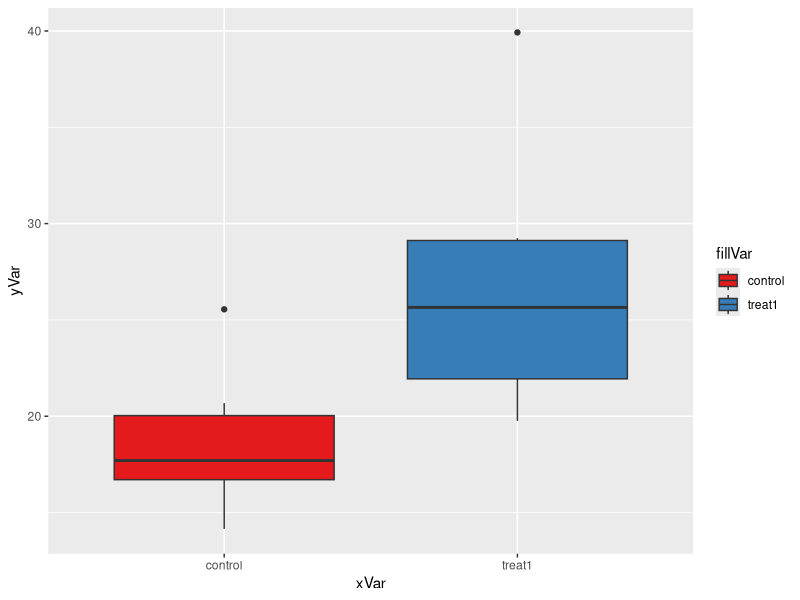

Generate this figure with R:
## ---- chunk 1

# first, call the libraries I want to use for this assignment
library(ggplot2)
library(RColorBrewer)
library(reshape2)

# Next, create necessary variables
nGroup <- 2 # 2 dif treatment groups
nName <- c("Control", "Treat1") # name the treatments 
nSize <- c(6,6) # both are n = 6
nMean <- c(19, 27) # mean response in each group
nSD <- c(3,6) # variance in each group
ID <- 1:(sum(nSize)) # a collumn of unique IDs is good to have

# creating the data in a list 
resVar <- c(rnorm(n=nSize[1],mean=nMean[1],sd=nSD[1]),
            rnorm(n=nSize[2],mean=nMean[2],sd=nSD[2]))

# group name will repeat the same number of times as we set the size of each group aka 6 Controls and 6 Treat1 
TGroup <- rep(nName, nSize)

# creating the data frame 
ANOdata <- data.frame(ID,TGroup,resVar)
## ---- chunk 2
###############################################################
# FUNCTION: dataCreate
# creates: similates a data frame with means, sample size, and variances that I set 
# input: mean, n, and sd for 2 treatments 
# output: data frame with 3 columns labeled Treatment, respVar, and ID 
#--------------------------------------------------------------
dataCreate <- function(mean1=mean1,mean2=27,
                       n1=6,n2=6,
                       sd1=3,sd2=6){
  mydf <- data.frame(control=rnorm(mean=mean1,n=n1,sd=sd1),
                     treat1=rnorm(mean=mean2,n=n2,sd=sd2))
  myDF <- melt(mydf)
  myDF$ID <- seq.int(nrow(myDF))
  names(myDF) <- c("Treatment","respVar","ID")
  return(myDF)
}
###############################################################

# call on the function dataCreate I just made
ANOdf <- dataCreate(mean1=19)

## ---- chunk 3
###############################################################
# FUNCTION: analyzeANO
# calculates: ANOVA analysis 
# input: a data frame (default is ANOdf) 
# output: summary of the ANOVA analysis: Sum Sq, Sum Mean Sq, F value, and p value
#--------------------------------------------------------------
analyzeANO <- function(data = ANOdf){
  ANOanalysis <- aov(respVar~Treatment, data = data)
  summary(ANOanalysis)
}
##############################################################

# now calling my function
analyzeANO()

# testing the function using the code from class to see if it did what I wanted 
ANOmodel <- aov(respVar~Treatment, data=ANOdf)
summary(ANOmodel) 
## ---- chunk 4
# now writing a function to create a useful graph of the data 
# NOTE: I had to troubleshoot this a lot because at first I couldn't do the function without specifying that each variable after data=ANOdf was a column in the data frame ANOdf
# one way around this is how Lauren set up her functions which was to not name the columns in her first function and then for each sequential function the first time of code after setting up which dataframe to use was to name the columns
# I did it differently by naming the columns Treatment, respVar, and ID from the beginning function and there was no problem in the analyzeANO function because the only variable to call on was the data frame ANOdf, but I ran into issues with my plot function because xVar,yVar, and fillVar are at the beginning of the function and it didn't know that I wanted to use ANOdf yet. The simple workaround was to call each column for each variable with the '$"

###############################################################
# FUNCTION: ANOplot
# creates: box plot of the two treatments in ANOdf
# input: data frame, xVar, yVar, fillVar  
# output: ggplot box plot  
#--------------------------------------------------------------
ANOplot <- function(data=ANOdf, 
                    xVar=ANOdf$Treatment, 
                    yVar=ANOdf$respVar, 
                    fillVar=ANOdf$Treatment){
  ANObox <- ggplot(data=data, 
                   aes(x=xVar,y=yVar,fill=fillVar))+
    geom_boxplot()+
    scale_fill_brewer(palette="Set1")
    
  print(ANObox)
}

p1 <- ANOplot()

# test code while trying to write my function 
#ANOPlot <- ggplot(data=ANOdf, aes(x=Treatment,y=respVar,fill=Treatment))+
  #geom_boxplot()+
  #scale_fill_brewer(palette="Set1")
#ANOPlot
## ---- chunk 5
# trying multiple times with the original mean of 19 
ANOdf <- dataCreate(mean1=19)

# call the analyze function to run the ANOVA
analyzeANO()
# (1) 0.05 yes (2) 0.001 yes (3) 0.001, yes (4) 0.001, yes (5) 0, yes (6) 0.01, yes (7) 0.01, yes (8) 0.01, yes (9) 0.001, yes (10) 0, yes 

## ---- chunk 6
# let's try with a larger mean1 
ANOdf <- dataCreate(mean1=22)
# call the analyze function to run the ANOVA
analyzeANO()
# (1) p = 0.01, yes (2) no (3) no (4) no 
## ---- chunk 7
# even larger mean1
ANOdf <- dataCreate(mean1=24)
# call the analyze function to run the ANOVA
analyzeANO()
# not significant 
## ---- chunk 8
# mean1 that is 1 higher than original 
ANOdf <- dataCreate(mean1=20)
# call the analyze function to run the ANOVA
analyzeANO()
# (1) p = 0.001, yes (2) 0.01, yes (3) no (4) no (5) no (6) no (7) no (8) yes (9) yes (10) no
## ---- chunk 9
# let's try an n of 3 (because with phytoplankton growth experiemnts only triplicates are often used) 
ANOdf <- dataCreate(mean1=19, 
                    n1 = 3, 
                    n2 = 3)
# call the analyze function to run the ANOVA
analyzeANO()
# (1) 0.01, yes (2) no (3) 0.01, yes (4) 0.1, no (5) 0.01, yes (6) no (7) 0.001, yes (8) 0.001, yes (9) 0.05, yes (10) 0.001, yes
## ---- chunk 10
# what about if I increase the size of n by 1, so testing n = 4 for both groups? 
ANOdf <- dataCreate(mean1=19, 
                    n1 = 4, 
                    n2 = 4)
# call the analyze function to run the ANOVA
analyzeANO()
# (1) no (2) 0, yes (3) 0.001, yes (4) no (5) 0.01, yes (6) no (7) 0.05, yes (8) no (9) 0.01, yes (10) 0.001, yes 

